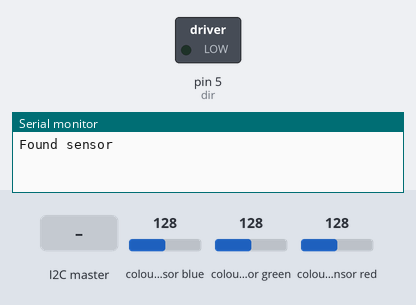
A sketch run on a simulated Arduino Uno, built with avr-gcc and run on an emulated ATmega328P. On the bench: switched loads named in the sketch (green lamp = pin HIGH), the last lines printed to the serial monitor. The test bench sets the inputs (shaded band); at power-on: colour sensor blue 128, colour sensor green 128, colour sensor red 128. Pins used as bus, display or sensor lines are not drawn.

Above: at 1.2 s.
1.3 s: the I2C master sends the byte 1
At 2.0 s:
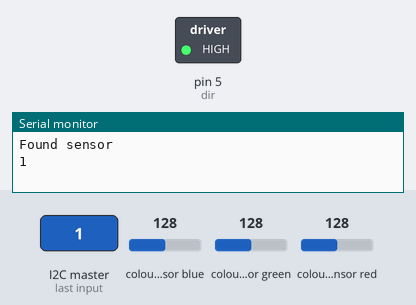
Timing chart, 0 to 4.3 s (numbered marks = the images above; inputs shaded):
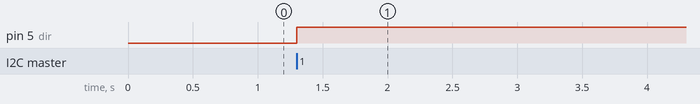

Measured:
- after the input at 1.3 s, pin 5 (dir): LOW → HIGH at once

The sketch:

Finished_belt.ino
```cpp
#include <Wire.h>
#include "Adafruit_TCS34725.h"
Adafruit_TCS34725 tcs = Adafruit_TCS34725(TCS34725_INTEGRATIONTIME_50MS, TCS34725_GAIN_4X); //Adafruit_TCS34725 라이브러리 사용을 위한 객체 생성

const int dir = 5;        //shared direction pin
const int step1 = 6;      //step pin motor 1
int roller_diameter = 32; //roller diameter
float roller_circ = roller_diameter * 3.1415; //circumference of roller
int s = 0;
int color = 0;

void setup() {
  pinMode(dir, OUTPUT);
  pinMode(step1, OUTPUT);
  Wire.begin(0x8);        //slve 주소 8
  Wire.onReceive(receiveEvent);   //입력 받을 경우
  Wire.onRequest(requestEvent);   //요청 받은 값 전송
  Serial.begin(9600);

  if (tcs.begin()) {  //연결 인식
    Serial.println("Found sensor");
  }
  else {              //연결 인식 못함
    Serial.println("No TCS34725 found");
    while (1);        //중단
  }
}
void receiveEvent(int sc) {
  while (Wire.available()) {
    s = Wire.read();
    Serial.print(s);  // 받은 것 확인
  }
}
void requestEvent() {
  Wire.write(color);
}
void MoveBelt(int distance, int direction) { //벨트 움직임
  digitalWrite(dir, direction);                                  //Set the direction of the stepper motors
  for (int p = 0; p <= (200 / roller_circ) * distance ; p += 1) { //200step per rotation divide circumference of roller
    digitalWrite(step1, HIGH);        //pulse stepper motor
    delay(1);                                                    //wait 1ms
    digitalWrite(step1, LOW);          //pulse stepper
    delay(1);                                                    //wait 1ms
  }
}
void RGB_Sensor()
{
  uint16_t clear, red, green, blue; //unit16_t = unsigned short int 타입
  tcs.getRawData(&red, &green, &blue, &clear);  //색상 감지 센서 데이터값 받기

  int r = map(red, 0, 21504, 0, 3900);    //센서값 수치, 최대값 4096
  int g = map(green, 0, 21504, 0, 3100);
  int b = map(blue, 0, 21504, 0, 3600);

  Serial.print("R:\t"); Serial.print(r);      //시리얼 모니터 RGB값 출력
  Serial.print("\tG:\t"); Serial.print(g);
  Serial.print("\tB:"); Serial.println(b);


  if (r > g + 3 && r > b + 3) {
    Serial.println("RED");
    color = 1;
  } else if (g > r + 3 && g > b + 3) {
    Serial.println("GREEN");
    color = 2;
  } else if (b > r + 3 && b > g + 3) {
    Serial.println("BLUE");
    color = 3;
  } else {
    Serial.println("Noting");
    color = 0;
  }
}
void loop() {
  if (s == 1)
  {
    MoveBelt(175, 1); //벨트 움직임
    RGB_Sensor();
    //delay(2000);
    MoveBelt(160, 1);
    s = 0;
  }
}
```
